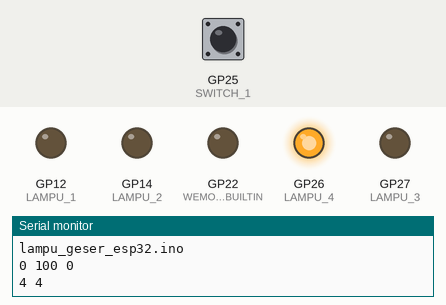
Recording of a sketch running on a simulated Raspberry Pi Pico. On the bench: output pins drawn as LEDs (lit = HIGH), the last lines printed to the serial monitor. The test bench sets the inputs (shaded band); at power-on: GP25 (SWITCH_1) LOW.

Above: at 0.1 s.
At 1.8 s:
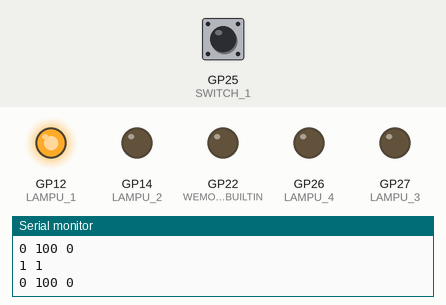
1.9 s: GP25 (SWITCH_1) pulled HIGH for 0.6 s
At 4.4 s:
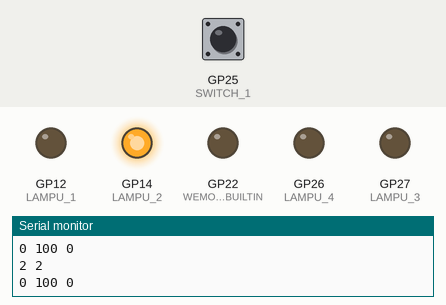
Timing chart, 0 to 11.0 s (numbered marks = the images above; inputs shaded):
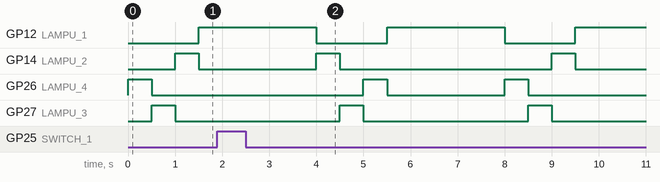

The sketch:

lampu_geser_esp32.ino
```cpp
#define WEMOS_LED_BUILTIN 22

#define LAMPU_1 12
#define LAMPU_2 14
#define LAMPU_3 27
#define LAMPU_4 26

#define SWITCH_1 25
#define SWITCH_2 33

int edge_state;
int edge_output;

// the setup function runs once when you press reset or power the board
void setup() {
  Serial.begin(115200);
  Serial.println(F(__FILE__));
  // initialize digital pin LED_BUILTIN as an output.
  pinMode(WEMOS_LED_BUILTIN, OUTPUT);
  pinMode(LAMPU_1, OUTPUT);
  pinMode(LAMPU_2, OUTPUT);
  pinMode(LAMPU_3, OUTPUT);
  pinMode(LAMPU_4, OUTPUT);

  pinMode(SWITCH_1, INPUT_PULLDOWN);
  pinMode(SWITCH_2, INPUT_PULLDOWN);

  FSM_edge_detect_init(&edge_state, &edge_output);
}
int counter = 0;
// the loop function runs over and over again forever

void fsm_edge_detect(int input, int *output, int *state, int *counter) {
  // *state adalah input sebelumnya
  if (input == 0 && *state == 0) {
    *output = 1;
  } else {
    *output = 0;
  }
  *state = input;
}
void fsm_lampu_geser(int input_kiri, int input_kanan, int *state) {
  // state adalah nomor lampu yang aktif: 1,2,3,4
}

#define FSM_GESER_STATE_S1 1
#define FSM_GESER_STATE_S2 2
#define FSM_GESER_STATE_S3 3
#define FSM_GESER_STATE_S4 4

#define FSM_EDGE_STATE_0 100
#define FSM_EDGE_STATE_1 101

//#FSM_geser
//#FSM_debounce
//#FSM_edge_detect


void FSM_edge_detect_init(int *state, int *output) {
  *state = FSM_EDGE_STATE_0;
}
void FSM_edge_detect(int input, int *state, int *output) {
  int next_state = *state;
  if (*state == FSM_EDGE_STATE_0 && input == 0) {
    next_state = FSM_EDGE_STATE_0;
    *output = 0;
  }
  if (*state == FSM_EDGE_STATE_0 && input == 1) {
    next_state = FSM_EDGE_STATE_1;
    *output = 1;
  }
  if (*state == FSM_EDGE_STATE_1 && input == 0) {
    next_state = FSM_EDGE_STATE_0;
    *output = 0;
  }
  if (*state == FSM_EDGE_STATE_1 && input == 1) {
    next_state = FSM_EDGE_STATE_1;
    *output = 0;
  }
  *state = next_state;
}

void FSM_geser_init(int *state, int *output) {
  *state = FSM_GESER_STATE_S1;
  *output = 1;
}

void FSM_geser(int input_kiri, int input_kanan, int *state, int *output) {
  int next_state = *state;  // default not change state

  if (*state == FSM_GESER_STATE_S1 && input_kiri == 1) {
    next_state = FSM_GESER_STATE_S4;
    *output = 4;
  }
  if (*state == FSM_GESER_STATE_S1 && input_kanan == 1) {
    next_state = FSM_GESER_STATE_S2;
    *output = 2;
  }
  if (*state == FSM_GESER_STATE_S2 && input_kiri == 1) {
    next_state = FSM_GESER_STATE_S1;
    *output = 1;
  }
  if (*state == FSM_GESER_STATE_S2 && input_kanan == 1) {
    next_state = FSM_GESER_STATE_S3;
    *output = 3;
  }
  if (*state == FSM_GESER_STATE_S3 && input_kiri == 1) {
    next_state = FSM_GESER_STATE_S2;
    *output = 2;
  }
  if (*state == FSM_GESER_STATE_S3 && input_kanan == 1) {
    next_state = FSM_GESER_STATE_S4;
    *output = 4;
  }
  if (*state == FSM_GESER_STATE_S4 && input_kiri == 1) {
    next_state = FSM_GESER_STATE_S3;
    *output = 3;
  }
  if (*state == FSM_GESER_STATE_S4 && input_kanan == 1) {
    next_state = FSM_GESER_STATE_S1;
    *output = 1;
  }
  *state = next_state;
}

void output_led(int geser_output) {
  switch (geser_output) {
    case 1:
      {
        digitalWrite(LAMPU_1, HIGH);
        digitalWrite(LAMPU_2, LOW);
        digitalWrite(LAMPU_3, LOW);
        digitalWrite(LAMPU_4, LOW);
        break;
      }
    case 2:
      {
        digitalWrite(LAMPU_1, LOW);
        digitalWrite(LAMPU_2, HIGH);
        digitalWrite(LAMPU_3, LOW);
        digitalWrite(LAMPU_4, LOW);
        break;
      }
    case 3:
      {
        digitalWrite(LAMPU_1, LOW);
        digitalWrite(LAMPU_2, LOW);
        digitalWrite(LAMPU_3, HIGH);
        digitalWrite(LAMPU_4, LOW);
        break;
      }
    case 4:
      {
        digitalWrite(LAMPU_1, LOW);
        digitalWrite(LAMPU_2, LOW);
        digitalWrite(LAMPU_3, LOW);
        digitalWrite(LAMPU_4, HIGH);
        break;
      }
  }
}

void print_status(int state, int output) {
  Serial.print(state);
  Serial.print(" ");
  Serial.print(output);
  Serial.println();
}
int geser_state = 0;
int geser_output = 0;

void delay_500() {
  digitalWrite(LED_BUILTIN, HIGH);  // turn the LED on (HIGH is the voltage level)
  delay(250);                       // wait for a second
  digitalWrite(LED_BUILTIN, LOW);   // turn the LED off by making the voltage LOW
  delay(250);                       // wait for a second
}
// cek fsm edge detect

void loop() {
  int input;
  input = digitalRead(SWITCH_1);
  FSM_edge_detect(input, &edge_state, &edge_output);
  if (edge_output == 1) {
    Serial.println("Output 1");
  }
  Serial.print(input);
  Serial.print(" ");
  Serial.print(edge_state);
  Serial.print(" ");
  Serial.print(edge_output);
  Serial.println();

  digitalWrite(LED_BUILTIN, HIGH);  // turn the LED on (HIGH is the voltage level)
  delay(250);                       // wait for a second
  digitalWrite(LED_BUILTIN, LOW);   // turn the LED off by making the voltage LOW
  delay(250);                       // wait for a second
}

// cek fsm geser
void loop1() {
  FSM_geser_init(&geser_state, &geser_output);

  // geser kiri
  FSM_geser(1, 0, &geser_state, &geser_output);
  print_status(geser_state, geser_output);
  output_led(geser_output);
  delay_500();
  FSM_geser(1, 0, &geser_state, &geser_output);
  print_status(geser_state, geser_output);
  output_led(geser_output);
  delay_500();
  FSM_geser(1, 0, &geser_state, &geser_output);
  print_status(geser_state, geser_output);
  output_led(geser_output);
  delay_500();
  FSM_geser(1, 0, &geser_state, &geser_output);
  print_status(geser_state, geser_output);
  output_led(geser_output);
  delay_500();

  // no change
  FSM_geser(0, 0, &geser_state, &geser_output);
  print_status(geser_state, geser_output);
  output_led(geser_output);
  delay_500();
  FSM_geser(0, 0, &geser_state, &geser_output);
  print_status(geser_state, geser_output);
  output_led(geser_output);
  delay_500();
  FSM_geser(0, 0, &geser_state, &geser_output);
  print_status(geser_state, geser_output);
  output_led(geser_output);
  delay_500();
  FSM_geser(0, 0, &geser_state, &geser_output);
  print_status(geser_state, geser_output);
  output_led(geser_output);
  delay_500();


  // geser kanan
  FSM_geser(0, 1, &geser_state, &geser_output);
  print_status(geser_state, geser_output);
  output_led(geser_output);
  delay_500();
  FSM_geser(0, 1, &geser_state, &geser_output);
  print_status(geser_state, geser_output);
  output_led(geser_output);
  delay_500();
  FSM_geser(0, 1, &geser_state, &geser_output);
  print_status(geser_state, geser_output);
  output_led(geser_output);
  delay_500();
  FSM_geser(0, 1, &geser_state, &geser_output);
  print_status(geser_state, geser_output);
  output_led(geser_output);
  delay_500();

  // no change
  FSM_geser(0, 0, &geser_state, &geser_output);
  print_status(geser_state, geser_output);
  output_led(geser_output);
  delay_500();
  FSM_geser(0, 0, &geser_state, &geser_output);
  print_status(geser_state, geser_output);
  output_led(geser_output);
  delay_500();
  FSM_geser(0, 0, &geser_state, &geser_output);
  print_status(geser_state, geser_output);
  output_led(geser_output);
  delay_500();
  FSM_geser(0, 0, &geser_state, &geser_output);
  print_status(geser_state, geser_output);
  output_led(geser_output);
  delay_500();
}
```

fsm.c
```cpp
#include "fsm.h"

void FSM_debounce_init(int *state, int *counter, int *output)
{
    *state = FSM_DEBOUNCE_STATE_0;
    *output = 0;
    *counter=10;
}
void FSM_debounce(int input, int *state, int *counter,int *output, int delay)
{
    int next_state = *state; // default: tidak ganti state
    if (*state==FSM_DEBOUNCE_STATE_0)
    {
        if(input==1 && *counter>=delay)
        {
            next_state=FSM_DEBOUNCE_STATE_1;
            *counter=0;
            *output=1;
        }
        else
        {
            (*counter)++;
            if((*counter)>=delay) // limit counter supaya tidak overflow
            {
                *counter=delay;
            }

        }

    }
    if (*state==FSM_DEBOUNCE_STATE_1)
    {
        if(input==0 && *counter>=delay)
        {
            next_state=FSM_DEBOUNCE_STATE_0;
            *counter=0;
            *output=0;
        }
        else
        {
            (*counter)++;
            // limit counter di delay, supaya tidak overflow
            if((*counter)>=delay)
            {
                *counter=delay;
            }
        }
    }
    *state=next_state;
}


void FSM_edge_detect_init(int *state, int *output)
{
    *state = FSM_EDGE_STATE_0;
}
void FSM_edge_detect(int input, int *state, int *output)
{
    int next_state = *state;
    if (*state == FSM_EDGE_STATE_0 && input == 0)
    {
        next_state = FSM_EDGE_STATE_0;
        *output = 0;
    }
    if (*state == FSM_EDGE_STATE_0 && input == 1)
    {
        next_state = FSM_EDGE_STATE_1;
        *output = 1;
    }
    if (*state == FSM_EDGE_STATE_1 && input == 0)
    {
        next_state = FSM_EDGE_STATE_0;
        *output = 0;
    }
    if (*state == FSM_EDGE_STATE_1 && input == 1)
    {
        next_state = FSM_EDGE_STATE_1;
        *output = 0;
    }
    *state = next_state;
}


void FSM_geser_init(int *state, int *output)
{
    *state = FSM_GESER_STATE_S1;
    *output = 1;
}

void FSM_geser(int input_kiri, int input_kanan, int *state, int *output)
{
    int next_state = *state;  // default not change state

    if (*state == FSM_GESER_STATE_S1 && input_kiri == 1)
    {
        next_state = FSM_GESER_STATE_S4;
        *output = 4;
    }
    if (*state == FSM_GESER_STATE_S1 && input_kanan == 1)
    {
        next_state = FSM_GESER_STATE_S2;
        *output = 2;
    }
    if (*state == FSM_GESER_STATE_S2 && input_kiri == 1)
    {
        next_state = FSM_GESER_STATE_S1;
        *output = 1;
    }
    if (*state == FSM_GESER_STATE_S2 && input_kanan == 1)
    {
        next_state = FSM_GESER_STATE_S3;
        *output = 3;
    }
    if (*state == FSM_GESER_STATE_S3 && input_kiri == 1)
    {
        next_state = FSM_GESER_STATE_S2;
        *output = 2;
    }
    if (*state == FSM_GESER_STATE_S3 && input_kanan == 1)
    {
        next_state = FSM_GESER_STATE_S4;
        *output = 4;
    }
    if (*state == FSM_GESER_STATE_S4 && input_kiri == 1)
    {
        next_state = FSM_GESER_STATE_S3;
        *output = 3;
    }
    if (*state == FSM_GESER_STATE_S4 && input_kanan == 1)
    {
        next_state = FSM_GESER_STATE_S1;
        *output = 1;
    }
    *state = next_state;
}
```

fsm.h
```cpp
#define FSM_DEBOUNCE_STATE_0 100
#define FSM_DEBOUNCE_STATE_1 101

#define FSM_EDGE_STATE_0 200
#define FSM_EDGE_STATE_1 201

#define FSM_GESER_STATE_S1 301
#define FSM_GESER_STATE_S2 302
#define FSM_GESER_STATE_S3 303
#define FSM_GESER_STATE_S4 304

// https://forum.arduino.cc/t/adding-multiple-file-arduino-error/275739/2
#ifdef __cplusplus
extern "C" {
#endif

extern void FSM_debounce_init(int *state, int *counter, int *output);
extern void FSM_debounce(int input, int *state, int *counter,int *output, int delay);

extern void FSM_edge_detect_init(int *state, int *output);
extern void FSM_edge_detect(int input, int *state, int *output);

extern void FSM_geser_init(int *state, int *output);
extern void FSM_geser(int input_kiri, int input_kanan, int *state, int *output);


#ifdef __cplusplus
} // extern "C"
#endif
```

Measured:
- by itself, GP12 (LAMPU_1): alternates HIGH for 2.5 s and LOW for 1.5 s
- by itself, GP14 (LAMPU_2): alternates HIGH for 0.50 s and LOW for 4.5 s
- by itself, GP26 (LAMPU_4): alternates HIGH for 0.50 s and LOW for 2.5 s
- by itself, GP27 (LAMPU_3): alternates HIGH for 0.50 s and LOW for 3.5 s
